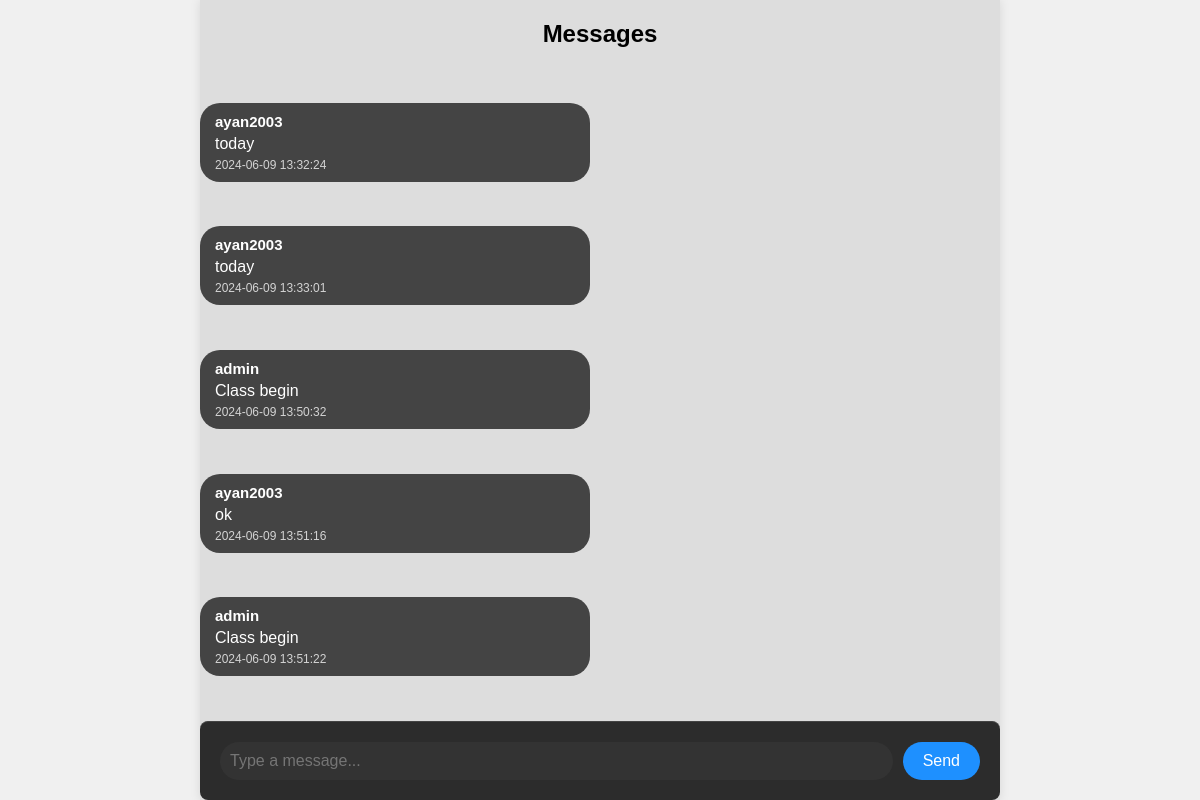
Screenshot of /services/courses/msg.php?course_id=2 with the database file from the repository.
### tables this page shows
CREATE TABLE `messages` (
  `id` int(11) NOT NULL,
  `course_id` int(11) NOT NULL,
  `sender_id` varchar(50) DEFAULT NULL,
  `message` text NOT NULL,
  `timestamp` timestamp NOT NULL DEFAULT current_timestamp()
);

### services/courses/msg.php (the view, shortened to what this page needs)
<?php
include '../../include/db_connection.php';
$sender_id=$_SESSION["username"];
?>
<!DOCTYPE html>
<html lang="en">
<head>
</head>
<body>
<div class="container">
<center><h2>Messages</h2></center>
<?php
$course_id = $_GET['course_id'];
$sql = "SELECT * FROM messages WHERE course_id = '$course_id' order
by timestamp;";
$result = $c->query($sql);
?>
<?php while ($row = $result->fetch_assoc()): ?>
  <?php if ($result->num_rows > 0): ?>
    <?php if ($sender_id==$row['sender_id']): ?>
      <div class="message-display">
        <div class="message user">
          <div class="username"><?php echo $row['sender_id']; ?></div>
          <div class="body"><?php echo $row['message']; ?></div>
          <div class="timestamp"><?php echo $row['timestamp']; ?></div>
        </div>
      </div>
    <?php else: ?>
      <div class="message incoming">
          <div class="username"><?php echo $row['sender_id']; ?></div>
          <div class="body"><?php echo $row['message']; ?></div>
          <div class="timestamp"><?php echo $row['timestamp']; ?></div>
      </div>
    <?php endif; ?>
  <?php endif; ?>
<?php endwhile; ?>
<form method="post">
        <div class="message-input">
        <input type="text" class="input-field" name="message" placeholder="Type a message..." required>
        <button class="send-button">Send</button>
        </div>
    </form>
</div>
</body>
</html>

### services/courses/msg.php (style rules this page uses)
html, body { height: 100%; margin: 0; padding: 0; }
body { display: flex; justify-content: center; align-items: center; background-color: #f0f0f0; font-family: Arial, sans-serif; }
.container { width: 800px; height: 100%; display: flex; flex-direction: column; justify-content: space-between; background-color: #ddd; box-shadow: 0 0 10px rgba(0,0,0,0.1); }
.message { max-width: 45%; margin-bottom: 10px; padding: 10px 15px; border-radius: 20px; position: relative; word-wrap: break-word; }
.message.incoming { background-color: #444; color: white; max-width: 45%; }
.timestamp { display: block; font-size: 12px; margin-top: 5px; color: lightgray; }
.username { display: block; font-size: 15px; margin-bottom: 5px; color: White; font-weight:bold; }
.message-input { display: flex; padding: 20px; background: rgba(0, 0, 0, 0.8); border-top: 1px solid #444; border-radius: 8px; }
.input-field { flex: 1; padding: 10px; border-radius: 20px; border: none; background: #333; color: white; font-size: 16px; outline: none; }
.send-button { margin-left: 10px; padding: 10px 20px; border-radius: 20px; border: none; background: #1e90ff; color: white; font-size: 16px; cursor: pointer; outline: none; }

### rows the page displays
messages: sender "ayan2003", message "today", timestamp "2024-06-09 13:32:24"
messages: sender "ayan2003", message "today", timestamp "2024-06-09 13:33:01"
messages: sender "admin", message "Class begin", timestamp "2024-06-09 13:50:32"
messages: sender "ayan2003", message "ok", timestamp "2024-06-09 13:51:16"
messages: sender "admin", message "Class begin", timestamp "2024-06-09 13:51:22"
